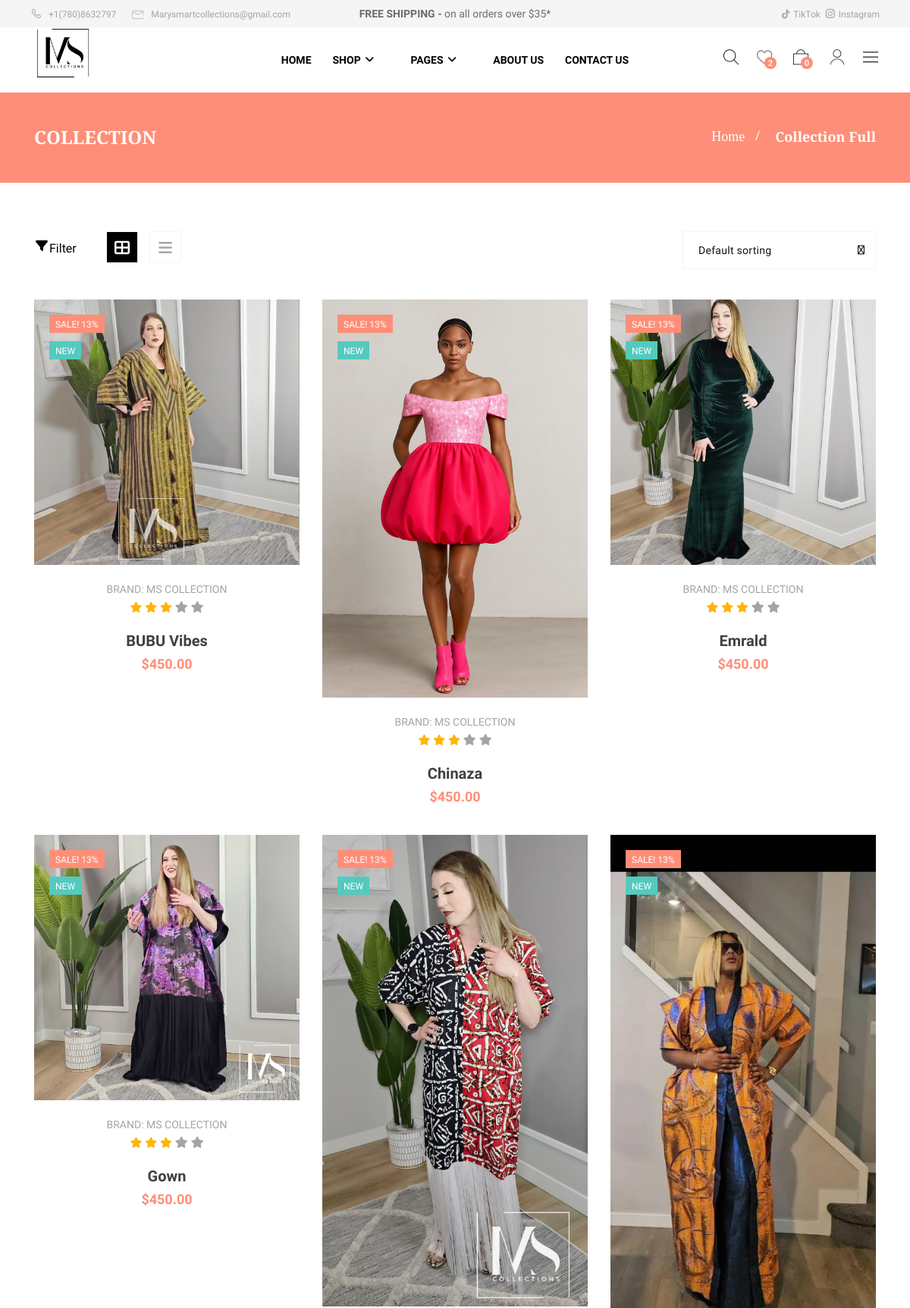
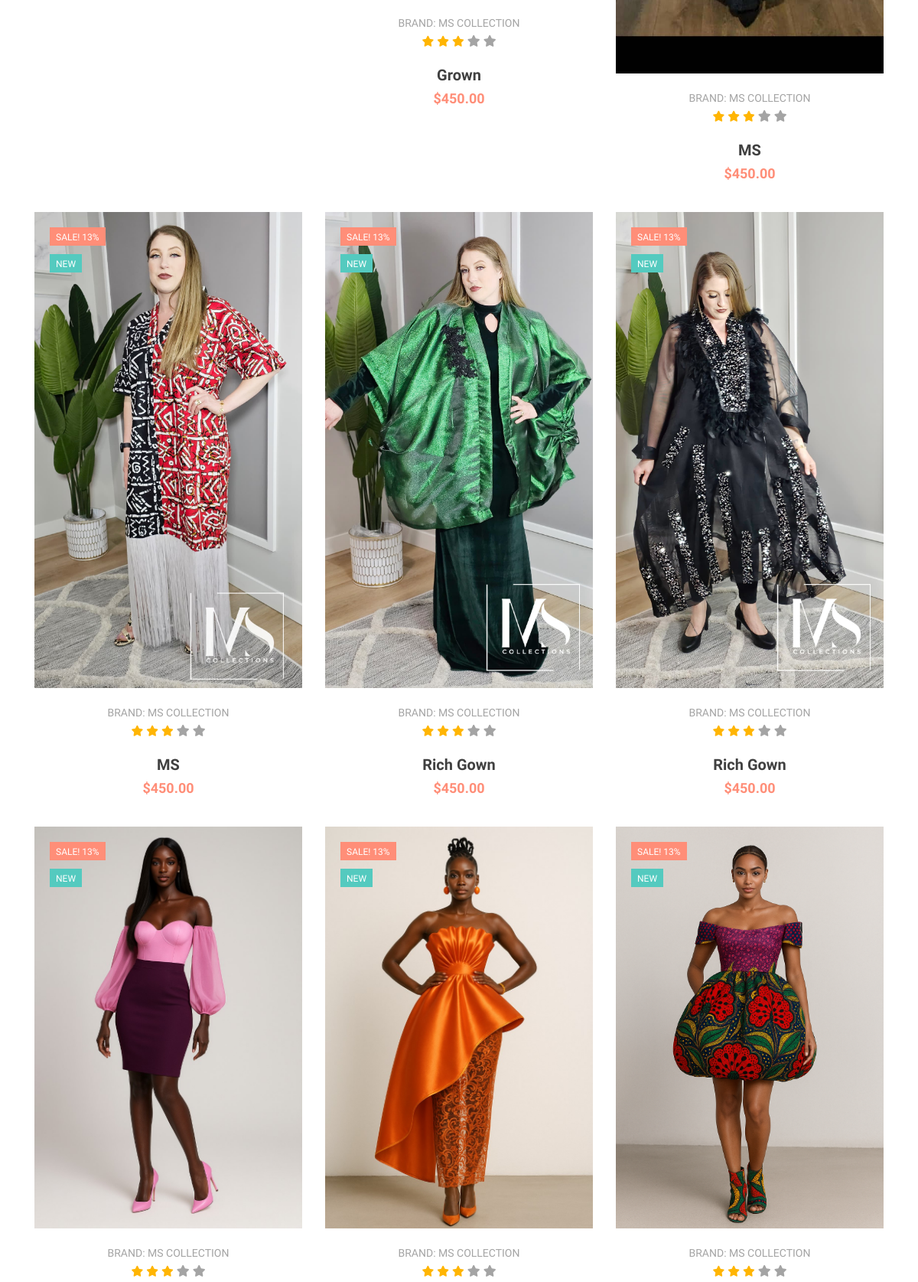
The app's page /collection-full/ (upper part) with its own data (2 pictures, top to bottom).
### Ecommerce/models.py (models this page shows, shortened)
class Product(models.Model):
    category = models.ForeignKey(Category,
                                 related_name='products',
                                 on_delete=models.CASCADE)
    name = models.CharField(max_length=10)
    slug = models.SlugField(max_length=10)
    image = models.ImageField(upload_to='category_image//%Y/%m/%d',
                              blank=True)
    image1 = models.ImageField(upload_to='category_image//%Y/%m/%d',
                              blank=True)
    image2 = models.ImageField(upload_to='category_image//%Y/%m/%d',
                              blank=True)
    sizes = models.JSONField(default=list, blank=True)
    description = models.TextField(blank=True, max_length=250)
    old_price = CommaSeparatedIntegerField(max_digits=10, decimal_places=0, null=True)
    new_price = models.DecimalField(max_digits=10, decimal_places=0, null=True)
    available = models.BooleanField(default=True)
    created = models.DateTimeField(auto_now_add=True)
    updated = models.DateTimeField(auto_now=True)
    class Meta:
        ordering = ['name']
        indexes = [
            models.Index(fields=['id', 'slug']),
            models.Index(fields=['name']),
            models.Index(fields=['-created']),
        ]
    def get_absolute_url(self):
        return reverse('Ecommerce:product_detail',
            args=[self.id, self.slug])

### Ecommerce/views.py (the view)
# urls.py: path('collection-full/', views.collection_full, name='collection-full'),
def collection_full(request,category_slug=None):
    category = None
    categories = Category.objects.all()
    products = Product.objects.filter(available=True)
    if category_slug:
        category = get_object_or_404(Category,
                                     slug=category_slug)
        products = products.filter(category=category)
    context = {
        'category' : category,
        'categories': categories,
        'products': products,
        }
    return render(request, 'collection-full.html', context)

### templates/collection-full.html (shortened to what this page needs)
{% load static %}
<!DOCTYPE html>
<html lang="zxx">
<head>
    <link rel="stylesheet" href="{% static 'assets/css/vendor.css' %}">
    <link rel="stylesheet" href="{% static 'assets/css/style.css' %}">
    <link rel="stylesheet" href="{% static 'assets/css/responsive.css' %}">
    <link rel="stylesheet" href="https://cdnjs.cloudflare.com/ajax/libs/font-awesome/6.5.0/css/all.min.css">
</head>
<body>
    <div class="stoon-navbar">
        <div class="header-top d-none d-sm-block">
            <div class="container-fluid">
                <div class="row align-items-center">
                    <div class="col-lg-4 col-8">
                        <div class="contact">
                            <a href="tel:+(1780)8632797"><i class="icon-call-header"></i> +1(780)8632797</a>
                            <a href="#"><i class="icon-email-subscribe"></i> Marysmartcollections@gmail.com</a>
                        </div>
                    </div>
                    <div class="col-lg-4 d-none d-lg-block">
                        <div class="shipping text-center">
                            <p>FREE SHIPPING - <span>on all orders over $35*</span></p>
                        </div>
                    </div>
                    <div class="col-lg-4 col-4">
                        <div class="social">
                            <ul class="nav-social justify-content-end">
                               <li><a href="https://vm.tiktok.com/ZMSjn3ey1/"><i class="fab fa-tiktok"></i> TikTok</a></li>
                 <li><a href="https://www.instagram.com/reel/DJm-0GYhet-/?utm_source=ig_web_copy_link"><i class="icon-instagram"></i> Instagram</a></li>
                            </ul>
                        </div>
                    </div>
                </div>
            </div>
        </div>
        <nav class="navbar navbar-area navbar-expand-lg nav-style-01">
            <div class="container-fluid nav-container">
                <div class="row">
                    <div class="col-lg-3 col-4 order-1 align-self-center">
                        <div class="logo">
                            <a href="{% url 'Ecommerce:home' %}"><img id="images" src="{% static 'assets/img/logo.png' %}" alt=""></a>
                        </div>
                    </div>
                    <div class="col-lg-6 order-3 order-lg-2">
                        <div class="collapse navbar-collapse" id="shop-menu">
                            <ul class="navbar-nav menu-open">
                                <li class="">
                                    <a href="{% url 'Ecommerce:home' %}">Home </a>
                                </li>
                                <li class="menu-item-has-children">
                                    <a href="#">Shop <i class="fa fa-angle-down"></i></a>
                                </li>
                                <li class="menu-item-has-children">
                                    <a href="#">Pages <i class="fa fa-angle-down"></i></a>
                                </li>
                                <li><a href="{% url 'Ecommerce:about' %}">About Us</a></li>
                                <li><a href="{% url 'Ecommerce:contact' %}">Contact us</a></li>
                            </ul>
                        </div>
                    </div>
                    <div class="col-lg-3 col-8 justify-content-end d-flex order-2 order-lg-3">
                        <div class="nav-right-part">
                            <ul>
                                <li>
                                    <a href="#" id="search"><i class="icon-search"></i></a>
                                </li>
                                <li>
                                    <a href="#"><i class="icon-heart"></i><span class="badge">2</span></a>
                                </li>
                                <li class="has-dropdown">
                                    <a href="{% url 'cart:cart_detail' %}"><i class="icon-add-to-cat"></i><span class="badge">{{ cart|length }}</span></a>
                                </li>
                                <li>
                                    <a href="#"><i class="icon-user"></i></a>
                                </li>
                                <li class="d-none d-lg-block">
                                    <a href="#" id="navigation-button"><i class="icon-bar-icon"></i></a>
                                </li>
                            </ul>
                        </div>
                    </div>
                </div>
            </div>
        </nav>
    </div>
    <div class="breadcrumb-area">
        <div class="container">
            <div class="row">
                <div class="col-md-12">
                    <div class="breadcrumb-inner d-flex justify-content-between">
                        <h2 class="page-title">Collection</h2>
                        <ul class="page-list">
                            <li><a href="{% url 'Ecommerce:home' %}">Home</a></li>
                            <li><a href="{% url 'Ecommerce:collection-full' %}">Collection Full</a></li>
                        </ul>
                    </div>
                </div>
            </div>
        </div>
    </div>
    <div class="collection-area">
        <div class="container">
            <div class="row">
                <div class="col-md-12">
                    <div class="filter">
                        <ul class="filter-main-nav">
                            <li class="filter-level-link">
                                <a class="mega-menu d-flex"><i class="fa fa-filter"></i><span>Filter</span></a>
                            </li>
                        </ul>
                    </div>
                </div>
                <div class="col-md-8 col-5 offset-md-1">
                    <ul class="nav nav-pills shop-tab">
                        <li><a data-toggle="pill" href="#one" class="active"><i class="fa fa-th-large"></i></a></li>
                        <li><a data-toggle="pill" href="#two"><i class="fa fa-bars"></i></a></li>
                    </ul>
                </div>
                <div class="col-md-3 col-7">
                    <form action="#">
                        <select class="form-control sort-select">
                            <option>Default sorting</option>
                        </select>
                    </form>
                </div>
            </div>
            <div class="tab-content">
                <div class="tab-pane fade in show active" id="one">
                    <div class="row">
                        {% for product in products %}
                        <div class="col-xl-4 col-lg-6 col-md-6 col-sm-6 col-12">
                            <div class="product-style-03 margin-top-40">
                                <div class="thumb">
                                    <a href="{{ product.get_absolute_url }}"><img src="{% if product.image %}{{ product.image.url }}{% else %}{%
                                        static " img/no_image.png" %}{% endif %}" alt="No image"></a>
                                    <span class="sale">Sale! 13%</span>
                                    <span class="new margin-top-35">New</span>
                                </div>
                                <div class="content text-center">
                                    <span class="brand">Brand: MS Collection</span>
                                    <ul class="justify-content-center margin-bottom-20">
                                        <li><a href="{{ product.get_absolute_url }}"><i class="fa fa-star"></i></a></li>
                                        <li><a href="{{ product.get_absolute_url }}"><i class="fa fa-star"></i></a></li>
                                        <li><a href="{{ product.get_absolute_url }}"><i class="fa fa-star"></i></a></li>
                                        <li><a href="{{ product.get_absolute_url }}"><i class="fa fa-star-o"></i></a></li>
                                        <li><a href="{{ product.get_absolute_url }}"><i class="fa fa-star-o"></i></a></li>
                                    </ul>
                                    <h6 class="title"><a href="{{ product.get_absolute_url }}">{{ product.name }}</a></h6>
                                    <div class="content-price d-flex align-self-center justify-content-center">
                                        <span class="new-price">$450.00</span>
                                    </div>
                                </div>
                            </div>
                        </div>
                        {% endfor %}
            </div>
        </div>
    </div>
</body>
</html>

### staticfiles/assets/css/responsive.css (style rules this page uses)
@media only screen and (min-width: 1200px) and (max-width: 1399px) { .navbar-area .nav-container .navbar-collapse .navbar-nav > li { padding-right: 7px; margin-right: 7px; } }

### templates/collection-full.html (style rules this page uses)
#images { max-width: 30%; position: absolute; filter: grayscale(100%) brightness(0%) contrast(150%); top: -49px; }

### records on screen
Product: image (picture), name "BUBU Vibes"
Product: image (picture), name "Chinaza"
Product: image (picture), name "Emrald"
Product: image (picture), name "Gown"
Product: image (picture), name "Grown"
Product: image (picture), name "MS"
Product: image (picture), name "MS"
Product: image (picture), name "Rich Gown"
Product: image (picture), name "Rich Gown"
Product: image (picture)
Product: image (picture)
Product: image (picture)

### other values on screen
{{ cart|length }} "0"
